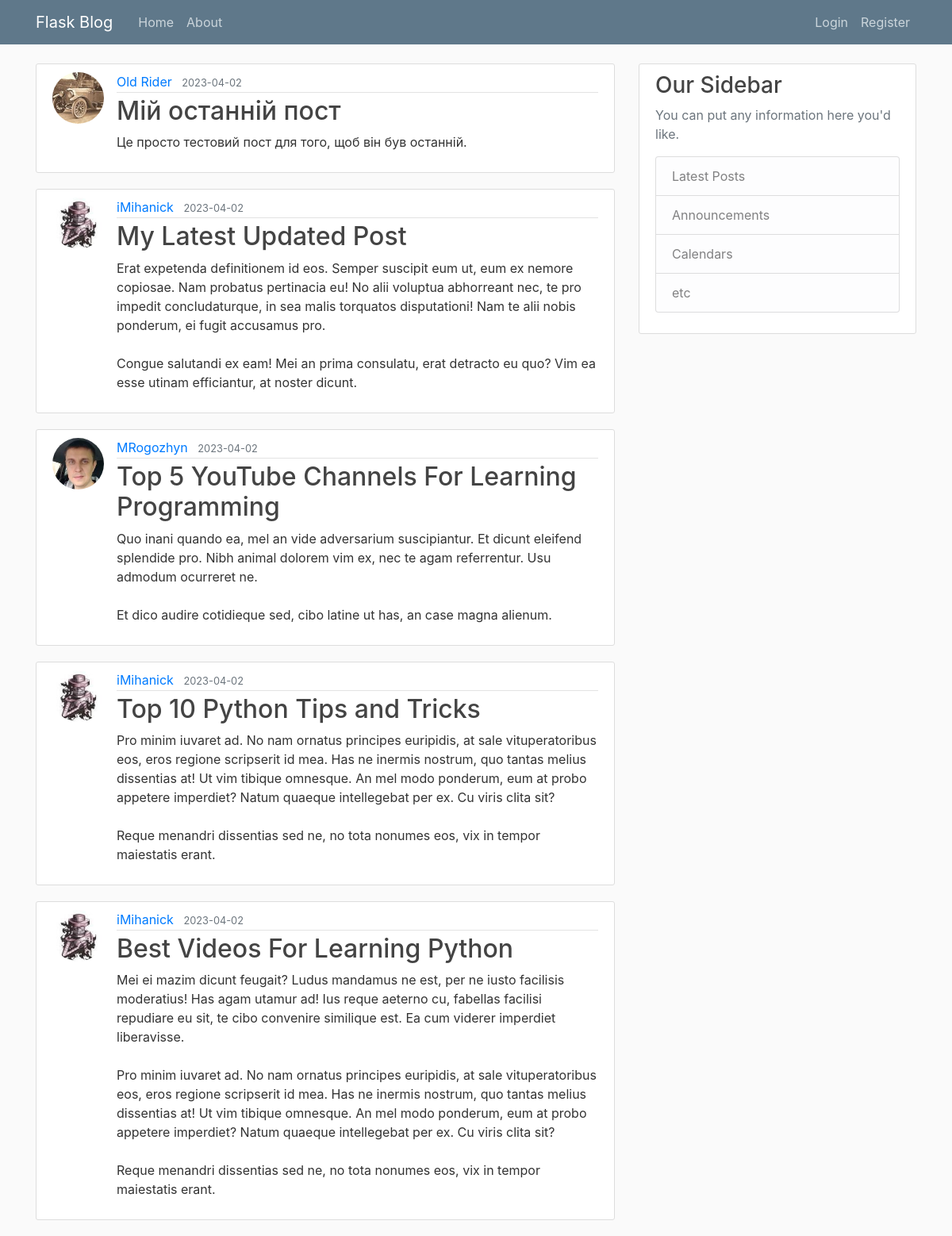
The page /home on the database its author committed.
### flaskblog/models.py (models this page shows, shortened)
class Post(db.Model):
    id = db.Column(db.Integer, primary_key=True)
    title = db.Column(db.String(100), nullable=False)
    date_posted = db.Column(db.DateTime, nullable=False, default=datetime.utcnow)
    content = db.Column(db.Text, nullable=False)
    user_id = db.Column(db.Integer, db.ForeignKey('user.id'), nullable=False)

class User(db.Model, UserMixin):
    id = db.Column(db.Integer, primary_key=True)
    username = db.Column(db.String(20), unique=True, nullable=False)
    email = db.Column(db.String(120), unique=True, nullable=False)
    image_file = db.Column(db.String(20), nullable=False, default='default.jpg')
    password = db.Column(db.String(60), nullable=False)
    posts = db.relationship('Post', backref='author', lazy=True)

### flaskblog/routes.py (the view)
@app.route("/")
@app.route("/home")
def home():
    page = request.args.get('page', 1, type=int)
    posts = Post.query.order_by(Post.date_posted.desc()).paginate(page=page, per_page=5)
    return render_template('home.html', posts=posts)

### flaskblog/templates/home.html
{% extends "layout.html" %}
{% block content %}
	{% for post in posts %}
		<article class="media content-section">
            <img class="rounded-circle article-img" src="{{ url_for('static', filename='profile_pict/' + post.author.image_file) }}">
          <div class="media-body">
            <div class="article-metadata">
             <a class="mr-2" href="#">{{ post.author.username }}</a>
              <small class="text-muted">{{ post.date_posted.strftime('%Y-%m-%d') }}</small>
            </div>
            <h2><a class="article-title" href="{{ url_for('post', post_id=post.id) }}">{{ post.title }}</a></h2>
            <p class="article-content">{{ post.content }}</p>
          </div>
        </article>
	{% endfor %}
{% endblock content %}

### flaskblog/static/main.css (style rules this page uses)
body { background: #fafafa; color: #333333; margin-top: 5rem; }
h1, h2, h3, h4, h5, h6 { color: #444444; }
.content-section { background: #ffffff; padding: 10px 20px; border: 1px solid #dddddd; border-radius: 3px; margin-bottom: 20px; }
.article-title { color: #444444; }
.article-content { white-space: pre-line; }
.article-img { height: 65px; width: 65px; margin-right: 16px; }
.article-metadata { padding-bottom: 1px; margin-bottom: 4px; border-bottom: 1px solid #e3e3e3 }

### rows shown on the page
Post: image_file (picture), author.username "Old Rider", date_posted "2023-04-02", title "Мій останній пост", content "Це просто тестовий пост для того, щоб він був останній."
Post: image_file (picture), author.username "iMihanick", date_posted "2023-04-02", title "My Latest Updated Post", content "Erat expetenda definitionem id eos. Semper suscipit eum ut, eum ex nemore copiosae. Nam probatus pertinacia eu! No alii voluptua abhorreant nec, te pro impedit concludaturque, in sea malis torquatos disputationi! Nam te alii nobis ponderum, ei fugit accusamus pro. Congue salutandi ex eam! Mei an prima consulatu, erat detracto eu quo? Vim ea esse utinam efficiantur, at noster dicunt."
Post: image_file (picture), author.username "MRogozhyn", date_posted "2023-04-02", title "Top 5 YouTube Channels For Learning Programming", content "Quo inani quando ea, mel an vide adversarium suscipiantur. Et dicunt eleifend splendide pro. Nibh animal dolorem vim ex, nec te agam referrentur. Usu admodum ocurreret ne. Et dico audire cotidieque sed, cibo latine ut has, an case magna alienum."
Post: image_file (picture), author.username "iMihanick", date_posted "2023-04-02", title "Top 10 Python Tips and Tricks", content "Pro minim iuvaret ad. No nam ornatus principes euripidis, at sale vituperatoribus eos, eros regione scripserit id mea. Has ne inermis nostrum, quo tantas melius dissentias at! Ut vim tibique omnesque. An mel modo ponderum, eum at probo appetere imperdiet? Natum quaeque intellegebat per ex. Cu viris clita sit? Reque menandri dissentias sed ne, no tota nonumes eos, vix in tempor maiestatis erant."
Post: image_file (picture), author.username "iMihanick", date_posted "2023-04-02", title "Best Videos For Learning Python", content "Mei ei mazim dicunt feugait? Ludus mandamus ne est, per ne iusto facilisis moderatius! Has agam utamur ad! Ius reque aeterno cu, fabellas facilisi repudiare eu sit, te cibo convenire similique est. Ea cum viderer imperdiet liberavisse. Pro minim iuvaret ad. No nam ornatus principes euripidis, at sale vituperatoribus eos, eros regione scripserit id mea. Has ne inermis nostrum, quo tantas melius dissentias at! Ut vim tibique omnesque. An mel modo ponderum, eum at probo appetere imperdiet? Natum quaeque intellegebat per ex. Cu viris clita sit? Reque menandri dissentias sed ne, no tota nonumes eos, vix in tempor maiestatis erant."
